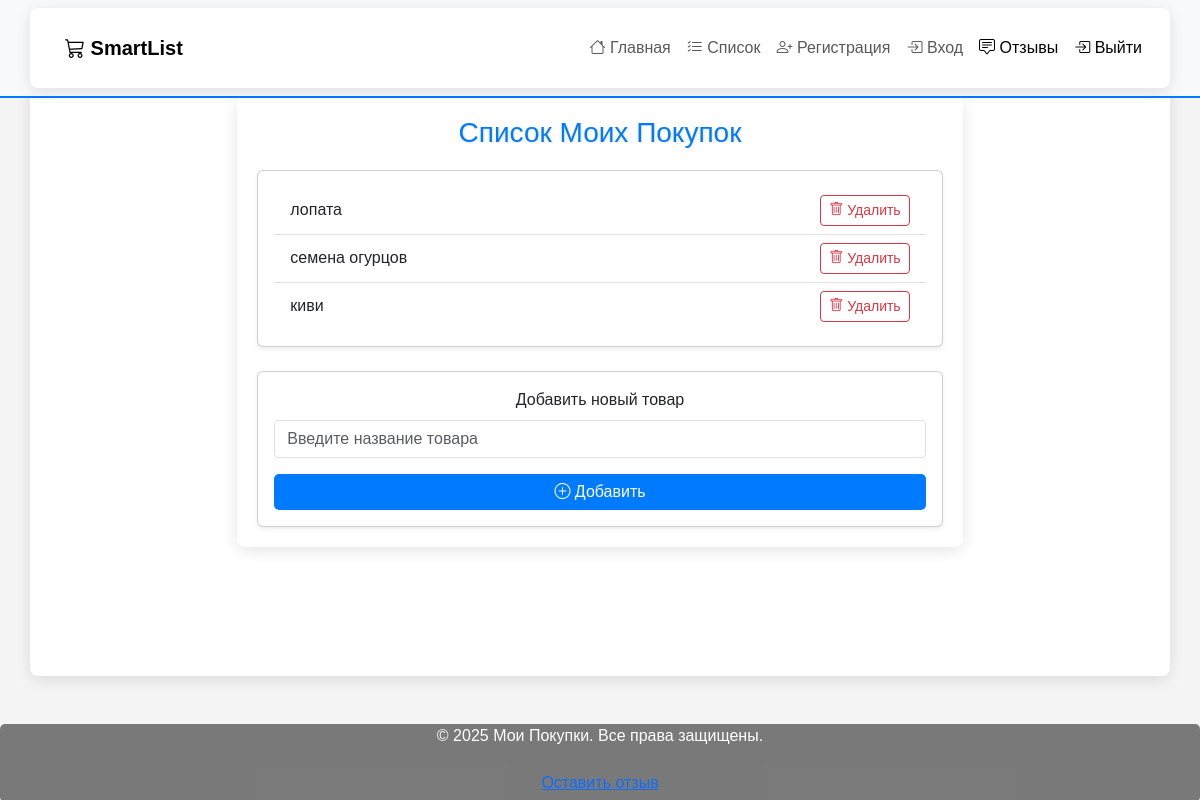
Page /my/ (signed in) on the earlier database version.
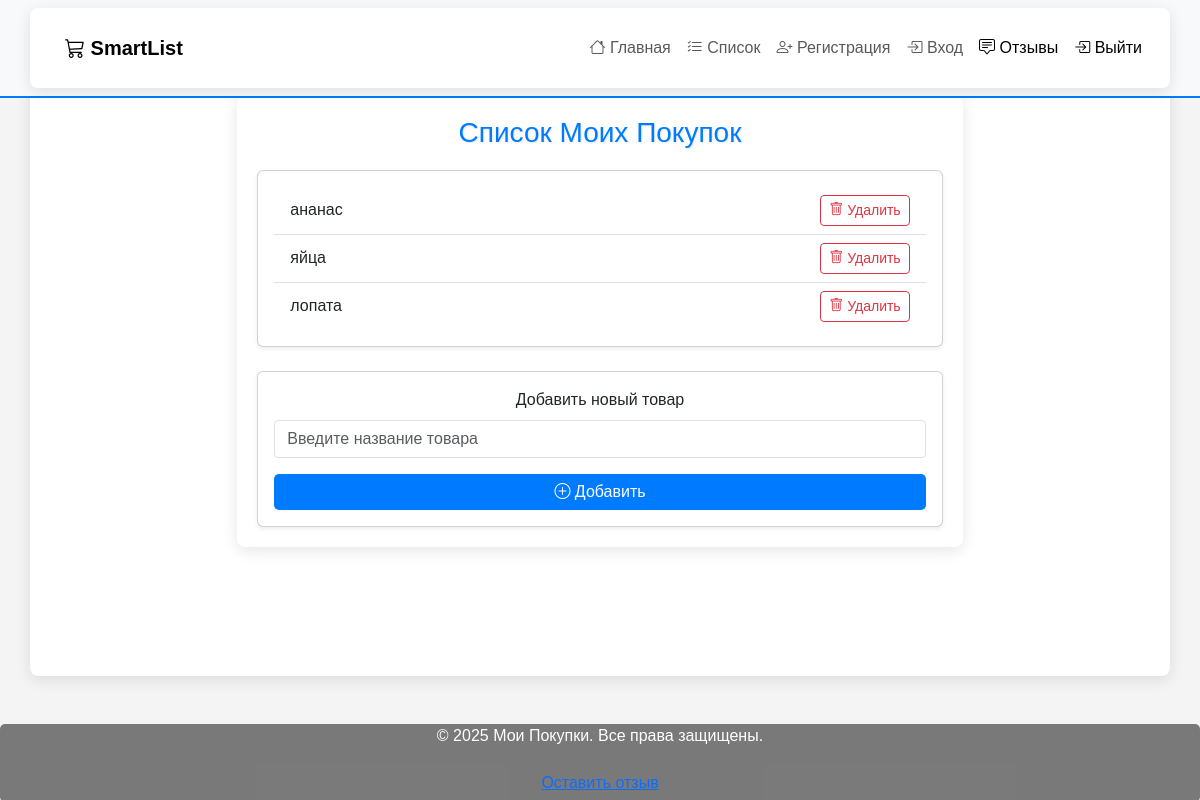
Same page on the later database version.
### users/models.py (models this page shows, shortened)
class Post(models.Model):
    author = models.ForeignKey(User, on_delete= models.CASCADE,related_name='users_post')
    content = models.TextField()
    created_on = models.DateTimeField(auto_now_add=True)
    class Meta:
        ordering = ['-created_on']

### users/views.py (the view)
# urls.py: path("my/", views.PostList.as_view(), name="my"),
class PostList(generic.ListView):
    template_name = 'users/my.html'  # Шаблон для отображения списка постов
    def get_queryset(self):#получение записей из базы данных для вставки в форму
        if self.request.user.is_authenticated:
            return Post.objects.filter(author=self.request.user).order_by('-created_on')
        else: return
    def get_context_data(self, **kwargs):
        context = super().get_context_data(**kwargs)
        context['form'] = PostForm()  # Добавляем форму для создания нового поста
        return context

### users/forms.py
class PostForm(forms.ModelForm):
    class Meta:
        model = Post
        fields =  ['content']

### templates/users/my.html (shortened to what this page needs)
{% extends "base.html" %}
{% block content %}
<main class="container mt-5 pt-4">
    <div class="row justify-content-center">
        <div class="col-lg-8">
            <div class="main_content">
                <div class="container text-center mt-4">
                    <h1>Список Моих Покупок</h1>
                    {% if user.is_authenticated %}
                    <div class="card shadow-sm mb-4">
                        <div class="card-body">
                            <ul id="purchases-list" class="list-group list-group-flush">
                                {% for post in post_list %}
                                <li class="list-group-item d-flex justify-content-between align-items-center">
                                    {{post.content}}
                                    <form method="post" action="{% url 'delete_post' post.pk %}">
                                        <button class="btn btn-sm btn-outline-danger remove-btn">
                                            <i class="bi bi-trash"></i> Удалить
                                        </button>
                                    </form>
                                </li>
                                {% endfor %}
                            </ul>
                        </div>
                    </div>
                    <div class="card shadow-sm">
                        <div class="card-body">
                            <form id="add-purchase-form" method="post" action="{% url 'create_post' %}">
                                <div class="mb-3">
                                    <label for="purchase-name" class="form-label">Добавить новый товар</label>
                                    <input type="text" class="form-control" id="content" name="content"
                                        placeholder="Введите название товара" value="{{ form.title.value|default:'' }}"
                                        required>
                                </div>
                                <button type="submit" class="btn btn-primary w-100">
                                    <i class="bi bi-plus-circle"></i> Добавить
                                </button>
                            </form>
                        </div>
                    </div>
                    {% else %}
                    <p>Авторизуйтесь, чтобы получить доступ к содержимому</p>
                    {% endif %}
                </div>
            </div>
        </div>
    </div>
</main>
{% endblock %}

### templates/base.html (shortened to what this page needs)
{% load static %}
<!DOCTYPE html>
<html lang="ru">
<head>
    <link href="https://cdn.jsdelivr.net/npm/bootstrap@5.3.0/dist/css/bootstrap.min.css" rel="stylesheet">
    <link rel="stylesheet" href="https://cdn.jsdelivr.net/npm/bootstrap-icons@1.10.0/font/bootstrap-icons.css">
    <link rel="stylesheet" href={% static "styles.css" %}>
</head>
<body>
    <nav class="navbar navbar-expand-lg navbar-light bg-light fixed-top">
        <div class="container">
            <a class="navbar-brand" href="{% url 'main_page' %}">
                <i class="bi bi-cart3"></i> SmartList
            </a>
            <div class="collapse navbar-collapse" id="navbarNav">
                <ul class="navbar-nav ms-auto">
                    <li class="nav-item">
                        <a class="nav-link" href="{% url 'main_page' %}"><i class="bi bi-house"></i> Главная</a>
                    </li>
                    <li class="nav-item">
                        <a class="nav-link" href="{% url 'my' %}"><i class="bi bi-list-check"></i> Список</a>
                    </li>
                    <li class="nav-item">
                        <a class="nav-link" href="{% url 'signup' %}"><i class="bi bi-person-plus"></i> Регистрация</a>
                    </li>
                    <li class="nav-item">
                        <a class="nav-link" href="{% url 'login' %}"><i class="bi bi-box-arrow-in-right"></i> Вход</a>
                    </li>
                    <li class="nav-item">
                        <a class="nav-link active" href="{% url 'feedback_list' %}"><i
                                class="bi bi-chat-square-text"></i> Отзывы</a>
                    </li>
                    {% if user.is_authenticated %}
                    <li class="nav-item">
                        <a class="nav-link active" href="{% url 'logout' %}"><i class="bi bi-box-arrow-in-right"></i>
                            Выйти</a>
                    </li>
                    {% endif %}
                </ul>
            </div>
        </div>
    </nav>
    {% block content %}
    {% endblock content %}
    <footer class="footer mt-5">
        <p>&copy; 2025 Мои Покупки. Все права защищены.</p>
        <a href="{% url 'contacts' %}" class="btn btn-link">Оставить отзыв</a>
    </footer>
</body>
</html>

### static/styles.css (style rules this page uses)
.main_content { margin-top: 15px; min-height: 70vh; }
body { font-family: Arial, sans-serif; background-color: #f4f4f4; color: #333; }
.navbar { border-bottom: 2px solid #007bff; transition: background-color 0.3s; }
.navbar-brand { font-weight: bold; margin-left: 15px; }
h1 { font-size: 28px; margin-bottom: 20px; color: #007bff; text-shadow: 1px 1px 2px rgba(0, 0, 0, 0.1); }
.container { background-color: #fff; padding: 20px; border-radius: 8px; box-shadow: 0 4px 15px rgba(0, 0, 0, 0.1); transition: box-shadow 0.3s; }
input.form-control, textarea.form-control { border-radius: 4px; transition: border-color 0.3s; }
.btn-primary { background-color: #007bff; border: none; border-radius: 5px; transition: background-color 0.3s, transform 0.2s; }
.footer { text-align: center; padding: 0; border-radius: 5px; background-color: rgba(0, 0, 0, 0.5); color: white; margin-top: auto; margin:auto; clear:both; }

Differences in the rows shown:
removed Post: content "семена огурцов"
removed Post: content "киви"
added Post: content "ананас"
added Post: content "яйца"
